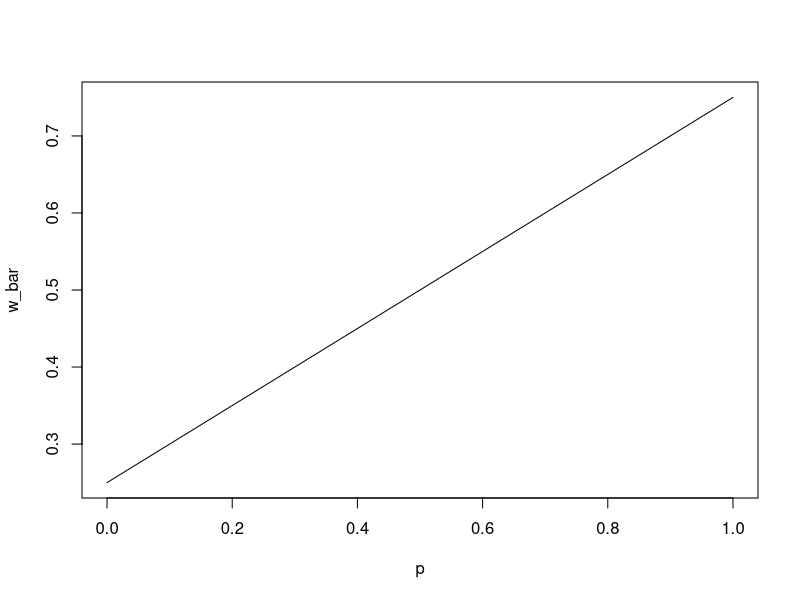
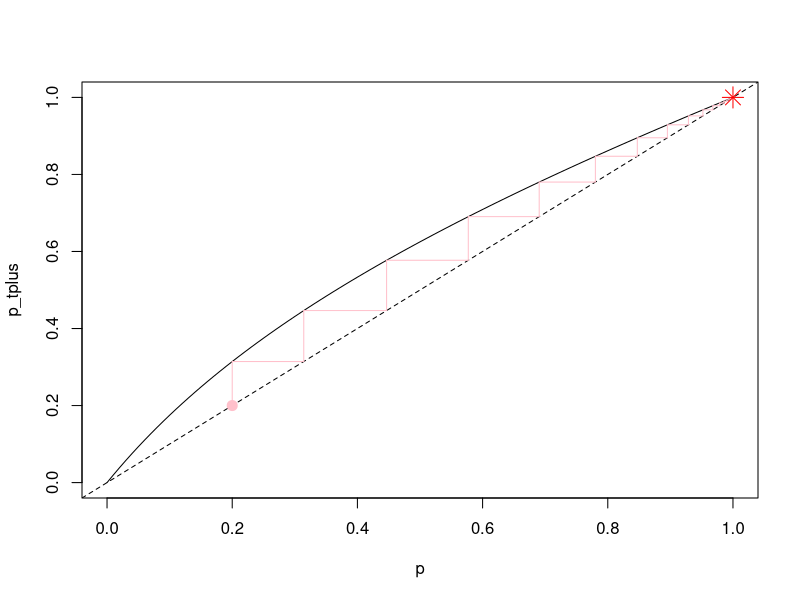
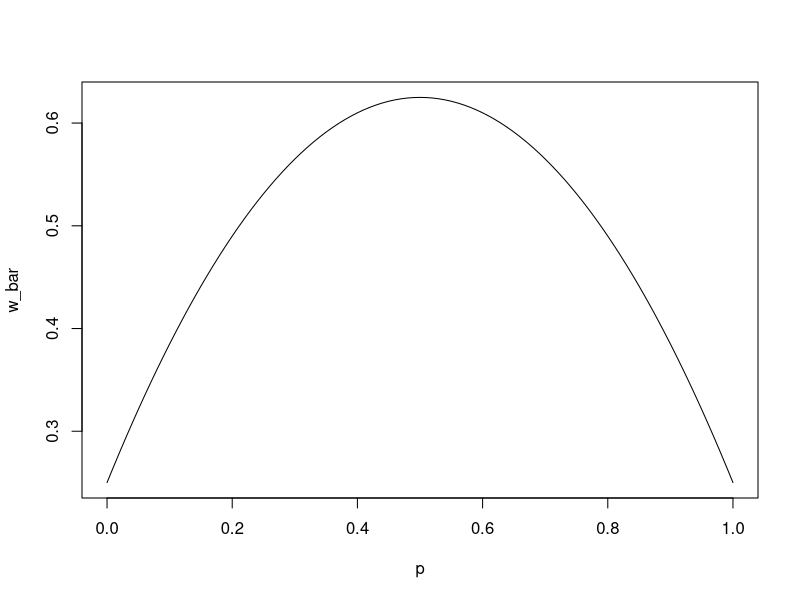
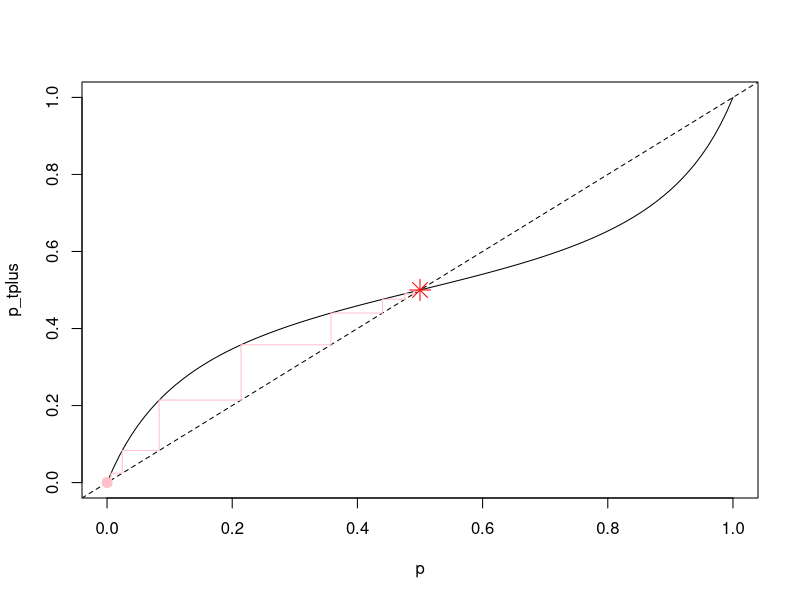
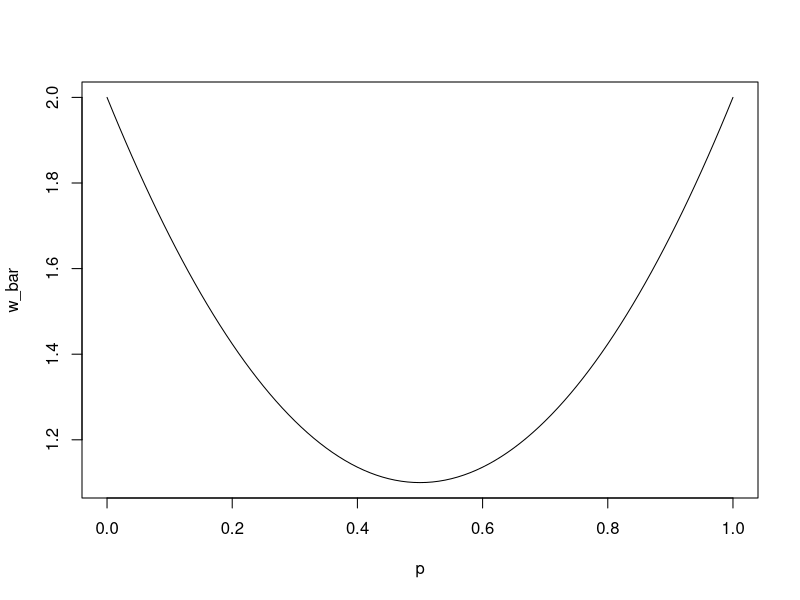
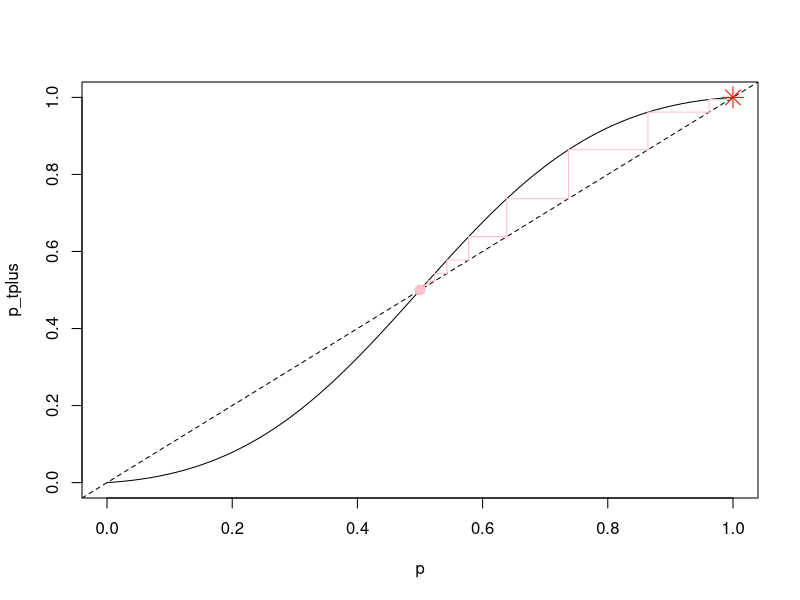
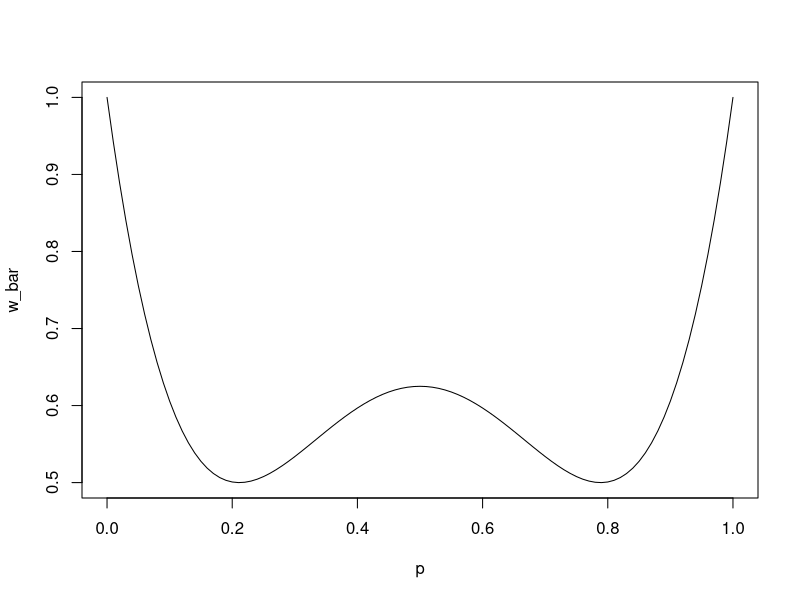
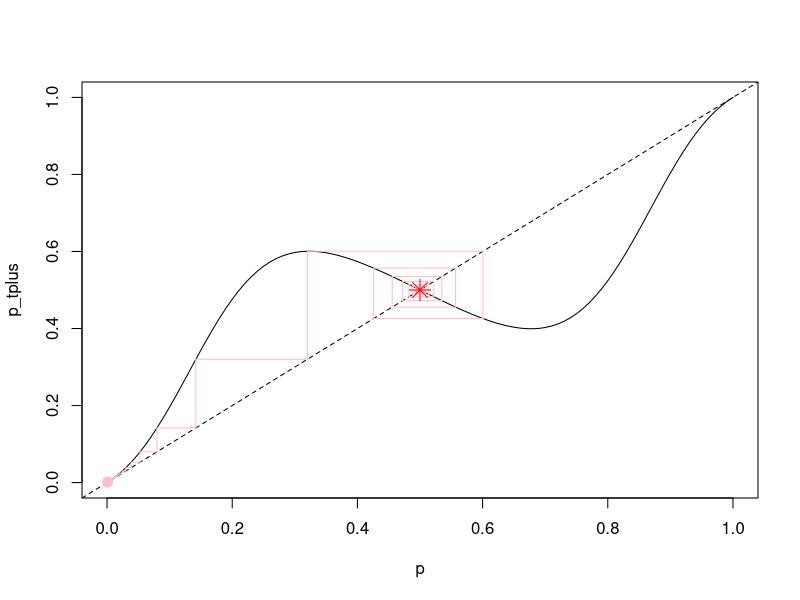

Here is the R script that generated these plots, in order:
## Szymek Drobniak
## 16/12/2019
## Individuality analyses for Linhart et al. individual vocal signals paper


#### single locus bi-allelic FIS ----

## fully additive inheritance

w_11 <- .75
w_12 <- 0.5
w_22 <- .25
p <- seq(0,1,0.01)

w_1_star <- p*w_11 + (1-p)*w_12
w_2_star <- p*w_12 + (1-p)*w_22

# fitness function

w_bar <- p^2*w_11 + 2*p*(1-p)*w_12 + (1-p)^2*w_22

plot(p, w_bar, type = "l")

p_tplus <- (p * w_1_star)/w_bar

plot(p, p_tplus, type = "l")
abline(a=0, b=1, lty = 2)

# build a spiders-web plot

p_start <- 0.2
N <- 50
diagonal_pos <- p_start
p_t0 <- p_start

for (i in 1:N) {
  
  w_bar_curr <- p_t0^2*w_11 + 2*p_t0*(1-p_t0)*w_12 + (1-p_t0)^2*w_22
  w_1_star_curr <- p_t0*w_11 + (1-p_t0)*w_12
  p_t1 <- (p_t0 * w_1_star_curr)/w_bar_curr
  lines(c(p_t0, p_t0), c(diagonal_pos, p_t1), col = "pink")
  
  diagonal_pos <- p_t1
  
  lines(c(p_t0, p_t1), c(p_t1, diagonal_pos), col = "pink")
  
  p_t0 <- p_t1
  
}

points(p_start, p_start, pch = 20, col = "pink", cex = 2)
points(p_t0, (p_t0 * w_1_star_curr)/w_bar_curr, pch = 8, col = "red", cex = 2)


## heterozygote advantage

w_11 <- .25
w_12 <- 1
w_22 <- .25
p <- seq(0,1,0.01)

w_1_star <- p*w_11 + (1-p)*w_12
w_2_star <- p*w_12 + (1-p)*w_22

# fitness function

w_bar <- p^2*w_11 + 2*p*(1-p)*w_12 + (1-p)^2*w_22

plot(p, w_bar, type = "l")

p_tplus <- (p * w_1_star)/w_bar

plot(p, p_tplus, type = "l")
abline(a=0, b=1, lty = 2)

# build a spiders-web plot

p_start <- 0.0001
N <- 50
diagonal_pos <- p_start
p_t0 <- p_start

for (i in 1:N) {
  
  w_bar_curr <- p_t0^2*w_11 + 2*p_t0*(1-p_t0)*w_12 + (1-p_t0)^2*w_22
  w_1_star_curr <- p_t0*w_11 + (1-p_t0)*w_12
  p_t1 <- (p_t0 * w_1_star_curr)/w_bar_curr
  lines(c(p_t0, p_t0), c(diagonal_pos, p_t1), col = "pink")
  
  diagonal_pos <- p_t1
  
  lines(c(p_t0, p_t1), c(p_t1, diagonal_pos), col = "pink")
  
  p_t0 <- p_t1
  
}

points(p_start, p_start, pch = 20, col = "pink", cex = 2)
points(p_t0, (p_t0 * w_1_star_curr)/w_bar_curr, pch = 8, col = "red", cex = 2)


# heterozygote disadvantage

w_11 <- 2
w_12 <- 0.2
w_22 <- 2
p <- seq(0,1,0.01)

w_1_star <- p*w_11 + (1-p)*w_12
w_2_star <- p*w_12 + (1-p)*w_22

# fitness function

w_bar <- p^2*w_11 + 2*p*(1-p)*w_12 + (1-p)^2*w_22

plot(p, w_bar, type = "l")

p_tplus <- (p * w_1_star)/w_bar

plot(p, p_tplus, type = "l")
abline(a=0, b=1, lty = 2)

# build a spiders-web plot

p_start <- 0.50001
N <- 50
diagonal_pos <- p_start
p_t0 <- p_start

for (i in 1:N) {
  
  w_bar_curr <- p_t0^2*w_11 + 2*p_t0*(1-p_t0)*w_12 + (1-p_t0)^2*w_22
  w_1_star_curr <- p_t0*w_11 + (1-p_t0)*w_12
  p_t1 <- (p_t0 * w_1_star_curr)/w_bar_curr
  lines(c(p_t0, p_t0), c(diagonal_pos, p_t1), col = "pink")
  
  diagonal_pos <- p_t1
  
  lines(c(p_t0, p_t1), c(p_t1, diagonal_pos), col = "pink")
  
  p_t0 <- p_t1
  
}

points(p_start, p_start, pch = 20, col = "pink", cex = 2)
points(p_t0, (p_t0 * w_1_star_curr)/w_bar_curr, pch = 8, col = "red", cex = 2)


#### single locus bi-allelic FDS ----

p <- seq(0,1,0.01)

A1A1 <- p^2
A1A2 <- 2*p*(1-p)
A2A2 <- (1-p)^2

s <- 0
  
w_11 <- 1 - 3*A1A2 + 3*A2A2
w_12 <- 1 - s*A1A2
w_22 <- 1 - 3*A1A2 + 3*A1A1

w_1_star <- p*w_11 + (1-p)*w_12
w_2_star <- p*w_12 + (1-p)*w_22

# fitness function

w_bar <- p^2*w_11 + 2*p*(1-p)*w_12 + (1-p)^2*w_22

plot(p, w_bar, type = "l")

p_tplus <- (p * w_1_star)/w_bar

plot(p, p_tplus, type = "l")
abline(a=0, b=1, lty = 2)

# build a spiders-web plot

p_start <- 0.001
N <- 500
diagonal_pos <- p_start
p_t0 <- p_start

for (i in 1:N) {
  A1A1 <- p_t0^2
  A1A2 <- 2*p_t0*(1-p_t0)
  A2A2 <- (1-p_t0)^2
  
  w_11 <- 1 - 3*A1A2 + 3*A2A2
  w_12 <- 1 - s*A1A2
  w_22 <- 1 - 3*A1A2 + 3*A1A1
  
  w_bar_curr <- p_t0^2*w_11 + 2*p_t0*(1-p_t0)*w_12 + (1-p_t0)^2*w_22
  w_1_star_curr <- p_t0*w_11 + (1-p_t0)*w_12
  p_t1 <- (p_t0 * w_1_star_curr)/w_bar_curr
  lines(c(p_t0, p_t0), c(diagonal_pos, p_t1), col = "pink")
  
  diagonal_pos <- p_t1
  
  lines(c(p_t0, p_t1), c(p_t1, diagonal_pos), col = "pink")
  
  p_t0 <- p_t1
  
}

points(p_start, p_start, pch = 20, col = "pink", cex = 2)
points(p_t0, (p_t0 * w_1_star_curr)/w_bar_curr, pch = 8, col = "red", cex = 2)
